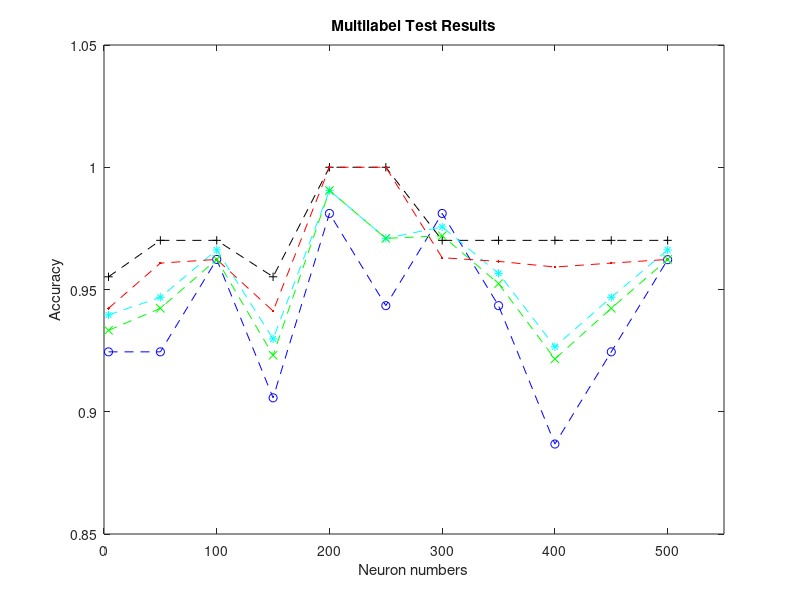

This chart was generated by the following MATLAB code: (Note: this script raises an error after producing the figure.)
x=[4,50,100,150,200,250,300,350,400,450,500];
sensitivity = [0.9245,0.9245,0.9623,0.9057,0.9811,0.9434,0.9811,0.9434,0.8868,0.9245,0.9622];
specificity = [0.9552,0.9701,0.9701,0.9552,1.0,1.0,0.9701,0.9701,0.9701,0.9701,0.9701];
harm = [0.9396,0.9468,0.9662,0.9298,0.9905,0.9709,0.9756,0.9566,0.9266,0.9468,0.9662];
preci = [0.9423,0.9608,0.9623,0.9412,1.0,1.0,0.9630,0.9615,0.9592,0.9608,0.9623];
f1 = [0.9333,0.9423,0.9623,0.9231,0.9905,0.9709,0.9720,0.9524,0.9216,0.9423,0.9623];
fig = figure;

plot(x,sensitivity,'--bo',x,specificity,'--k+',x,harm,'--c*',x,preci,'--r.',x,f1,'--gx');
title('Multilabel Test Results')
xlabel('Neuron numbers')
ylabel('Accuracy')
axis([0 550 0.85 1.05])
set(0,'DefaultFigureMenu','none');
print(fig,'MLtestneurons','-dpng')
%{
x=(0:10);
y1=[1.21, 1.13, 1.15, 1.13, 1.14, 1.15, 1.16, 1.12, 1.18, 1.13];  
y2=[1.61, 1.63, 1.7, 1.64, 1.63, 1.64, 1.71, 1.66, 1.65, 1.66];  

plot(x, y1,'r:+',  x, y2, 'b:+');  
xlabel('times');  
ylabel('Completion Time(s)');
%}